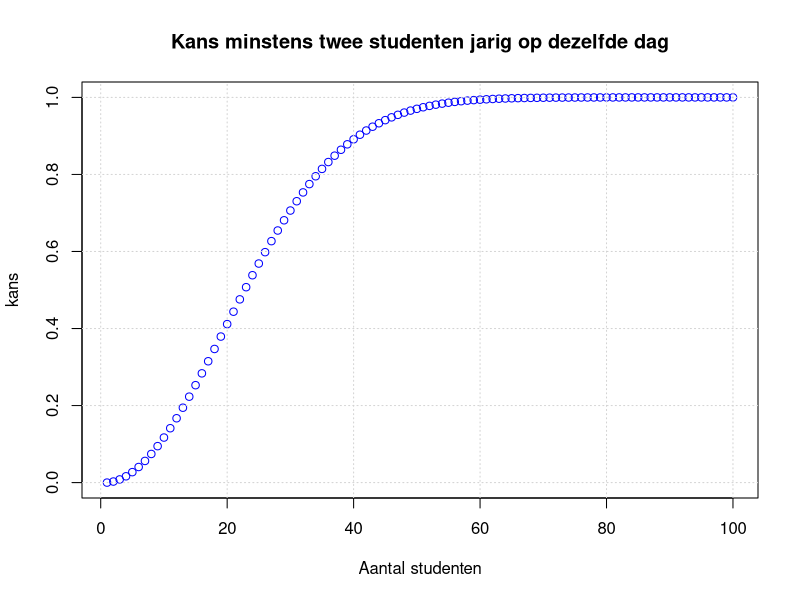

Source code (R):
## ---- chunk 1
knitr::opts_chunk$set(echo = TRUE)
## ---- chunk 2
kans <- length(c(2,4,6))/length(c(1:6))  
kans
## ---- chunk 3
kans <- length(c(1,3,5))/length(c(1:6))  
kans
## ---- chunk 4
kans <- length(c(2,3,5))/length(c(1:6))  
kans
## ---- chunk 5
totaalAantalMogelijkheden <- length(c(1:6))*length(c(1:6))
aantalGroterDan8 <- length(c(c(3,6),c(4,6), c(5,6),c(6,6),c(5,4),c(5,5))) -2
kans <- aantalGroterDan8 / totaalAantalMogelijkheden
kans
5/18
## ---- chunk 6
kans1steblauw <- 6 /10
kans2eblauw <- 6 /10
kansBeideBlauw <- kans1steblauw * kans2eblauw
kansBeideBlauw
## ---- chunk 7
library(gtools)
x <- c('blauw1','blauw2','blauw3','blauw4','blauw5','blauw6', 'rood1','rood2','rood3','rood4')
permutations(n=10,r=2,v=x,repeats.allowed=T)
aantal <- nrow(permutations(n=10,r=2,v=x,repeats.allowed=T))
blauwVector <- c('blauw1','blauw2','blauw3','blauw4','blauw5','blauw6')
blauwPermutaties <- permutations(n=6,r=2,v=blauwVector,repeats.allowed=T)
aantalBlauw <- nrow(permutations(n=6,r=2,v=blauwVector,repeats.allowed=T))
kans <- aantalBlauw/aantal
kans
## ---- chunk 8
totaalAantalCombinaties <- choose(n=45,k=6)
gekozenGetalal <- 1
kans <- 1 / totaalAantalCombinaties
kans
## ---- chunk 9
totaal <- 26^3
aantalComb <- 25^3
kans <- aantalComb/totaal
kans
## ---- chunk 10
aantalComb <- 26 * 25 * 24
kans <- aantalComb/totaal
kans
## ---- chunk 11
totaalCombinaties <- choose(10,3)
nietDefecte <- choose(6,3)
kans <- nietDefecte/totaalCombinaties
kans
## ---- chunk 12
eenDefect <- choose(4,1) * choose(6,2)
kans <- eenDefect/totaalCombinaties
kans
## ---- chunk 13
tweeDefect <- choose(4,2) * choose(6,1)
kans <- tweeDefect/totaalAantalCombinaties
kans
## ---- chunk 14
#Oplossing van het probleem dat de kans berekent dat er minstens twee studenten in een klas van k studenten een zelfde verjaardagsdatum hebben (behale jaar). Oplossing thanks to https://rpubs.com/StatGirl302/TheBirthdayProblem
k = 100  #aantal mensen in de klas
p <- numeric(k)  # maak een vector aan van k elementen lang
for (i in 1:k)      {
            q <- 1 - (0:(i - 1))/365  # 1 - prob(niemand jarig op dezelf dag)
            p[i] <- 1 - prod(q)  }
plot(p, main="Kans minstens twee studenten jarig op dezelfde dag", xlab ="Aantal studenten", ylab = "kans", col="blue") 
grid()
